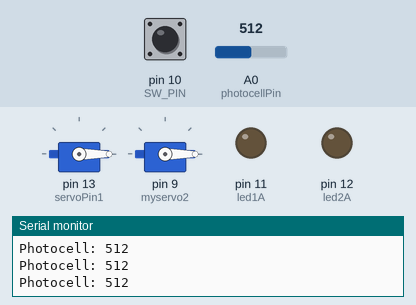
Simulated run of this sketch. Board: Arduino Uno, built with avr-gcc and run on an emulated ATmega328P. Parts: 2 × servo, output pins drawn as LEDs (lit = HIGH), the last lines printed to the serial monitor. The inputs (shaded band) are chosen by the test bench; at power-on: A0 (photocellPin) = 512, pin 10 (SW_PIN) HIGH.

Above: at 1.2 s.
1.3 s: A0 (photocellPin) set to 210
4.3 s: A0 (photocellPin) set to 193
At 4.48 s:
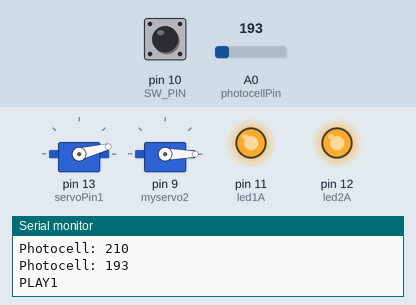
7.3 s: pin 10 (SW_PIN) driven LOW
10.3 s: A0 (photocellPin) set to 306
At 10.59 s:
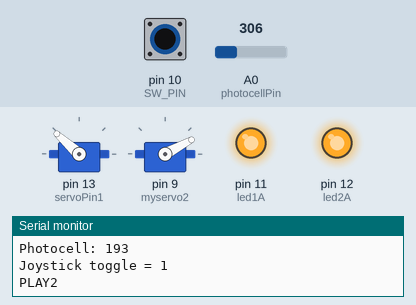
13.3 s: pin 10 (SW_PIN) pulsed HIGH 5 times (0.12 s each, 0.3 s apart)
At 15.3 s:
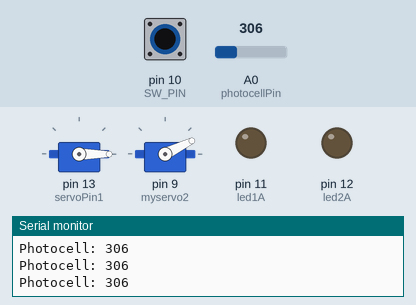
16.3 s: A0 (photocellPin) set to 190
At 16.48 s:
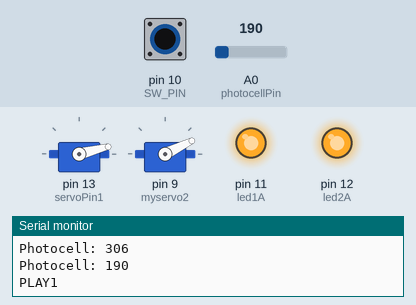
Timing chart, 0 to 22.7 s (numbered marks = the images above; inputs shaded):
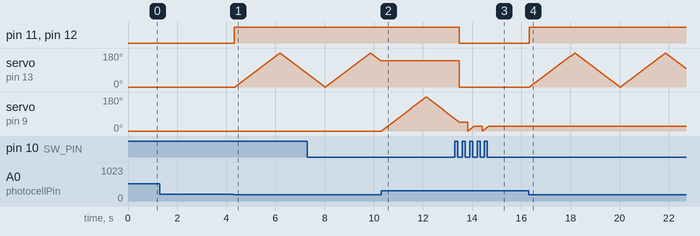

Measured:
- the behaviour switches between 200 and 199 on A0 (photocellPin) (found by bisection; images 0 and 1)
- after the input at 4.3 s, pin 11 (led1A), pin 12 (led2A): LOW → HIGH at once; servo on pin 13 (servoPin1): rises from 0° to 180° in 1.8 s, then falls to 70° in 1.1 s
- after the input at 10.3 s, servo on pin 13 (servoPin1): stays 138° (without the input it goes to 136° after 0.01 s)
- after the input at 13.3 s, pin 11 (led1A), pin 12 (led2A): HIGH → LOW after 0.18 s instead of 0.66 s; servo on pin 13 (servoPin1): 138° → 0° after 0.18 s instead of 0.67 s

The sketch:

FullCodeAnimatronic.ino
```cpp
#include <Servo.h>
#include <ezButton.h>

/************************************************************
 *  SECTION 1 — Photocell + LEDs + Servo Oscillation
 ************************************************************/

Servo myservo1;

// ---- Photocell & Threshold ----
int photocellPin = A0;
int sensorValue1 = 0;
int threshold1 = 200;

// ---- Servo + LEDs ----
int servoPin1 = 13;
int led1A = 11;
int led2A = 12;

bool oscillate1 = false;
int pos1 = 0;
bool wasDark = false;   // track previous state

void runPhotocellSystem() {
  sensorValue1 = analogRead(photocellPin);
  Serial.print("Photocell: ");
  Serial.println(sensorValue1);

  bool isDark = (sensorValue1 < threshold1);

  // Just turned DARK (light -> dark)
  if (isDark && !wasDark) {
    digitalWrite(led1A, HIGH);
    digitalWrite(led2A, HIGH);
    oscillate1 = true;

    Serial.println("PLAY1");   // play YouTube #1 once
    wasDark = true;
  }
  // Still dark
  else if (isDark && wasDark) {
    digitalWrite(led1A, HIGH);
    digitalWrite(led2A, HIGH);
    oscillate1 = true;
  }
  // Just turned BRIGHT (dark -> light)
  else if (!isDark && wasDark) {
    digitalWrite(led1A, LOW);
    digitalWrite(led2A, LOW);
    oscillate1 = false;
    myservo1.write(0);   // reset servo
    wasDark = false;
  }

  // Oscillate ONLY when dark
  if (oscillate1) {
    // 0 → 180
    for (pos1 = 0; pos1 <= 180 && oscillate1; pos1++) {
      myservo1.write(pos1);
      delay(10);

      // stop if it becomes bright
      if (analogRead(photocellPin) >= threshold1) {
        oscillate1 = false;
        break;      // wasDark stays true — cleanup happens next loop
      }
    }
    // 180 → 0
    for (pos1 = 180; pos1 >= 0 && oscillate1; pos1--) {
      myservo1.write(pos1);
      delay(10);

      if (analogRead(photocellPin) >= threshold1) {
        oscillate1 = false;
        break;      // LEDs will turn off next runPhotocellSystem() call
      }
    }
  }
}

/************************************************************
 *  SECTION 2 — Joystick Button → Toggle Servo Oscillation
 ************************************************************/

Servo myservo2;
#define SW_PIN 10   // joystick button

ezButton button(SW_PIN);

bool oscillate2 = false;
int pos2 = 0;

void runJoystickOscillation() {
  button.loop();

  // Toggle ON/OFF when pressed
  if (button.isPressed()) {
    oscillate2 = !oscillate2;
    Serial.print("Joystick toggle = ");
    Serial.println(oscillate2);
    Serial.println("PLAY2");   // play YouTube #2
  }

  // Sweep when ON
  if (oscillate2) {
    for (pos2 = 0; pos2 <= 180 && oscillate2; pos2++) {
      myservo2.write(pos2);
      delay(10);
      button.loop();
      if (button.isPressed()) { oscillate2 = false; break; }
    }

    for (pos2 = 180; pos2 >= 0 && oscillate2; pos2--) {
      myservo2.write(pos2);
      delay(10);
      button.loop();
      if (button.isPressed()) { oscillate2 = false; break; }
    }
  }
}

/************************************************************
 *  SETUP + LOOP
 ************************************************************/

void setup() {
  Serial.begin(9600);

  // Section 1
  myservo1.attach(servoPin1);
  myservo1.write(0);
  pinMode(led1A, OUTPUT);
  pinMode(led2A, OUTPUT);

  // Section 2
  button.setDebounceTime(50);
  myservo2.attach(9);   // joystick servo pin
  myservo2.write(0);
}

void loop() {
  runPhotocellSystem();
  runJoystickOscillation();
}
```
